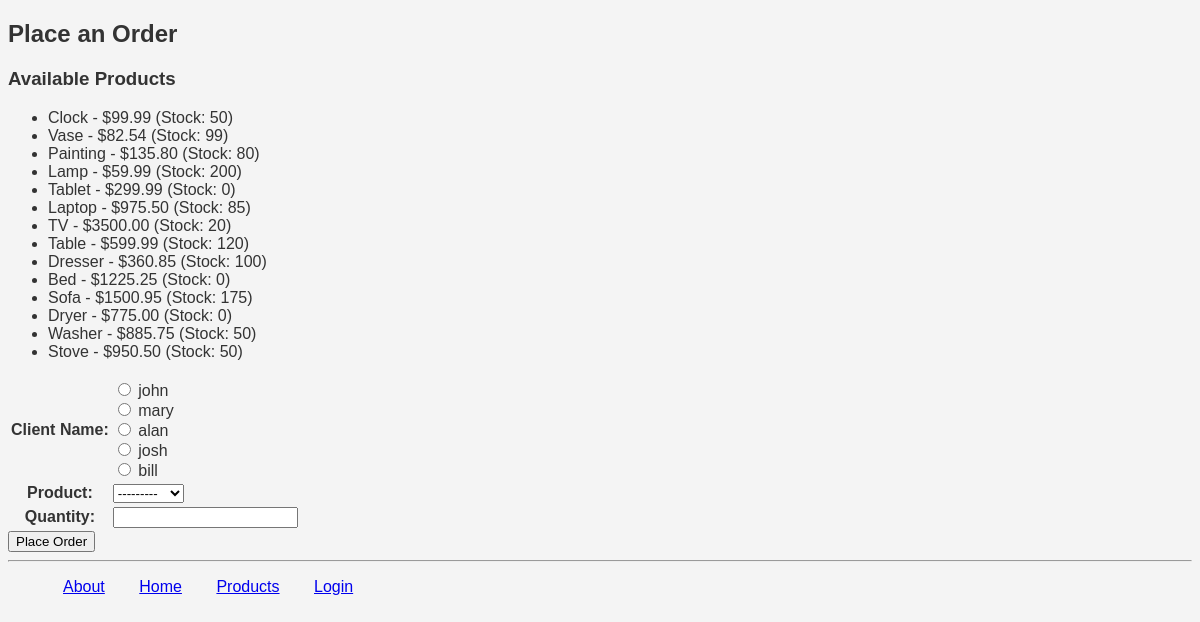
The app's page /myapp/place_order/ with its own data.
### myapp/models.py (models this page shows, shortened)
class Product(models.Model):
    category = models.ForeignKey(Category, related_name='products', on_delete=models.CASCADE)
    name = models.CharField(max_length=200)
    price = models.DecimalField(max_digits=10, decimal_places=2)
    stock = models.PositiveIntegerField(default=100)
    available = models.BooleanField(default=True)
    description = models.TextField(null=True, blank=True)
    interested = models.PositiveIntegerField(default=0)
    def __str__(self):
        return self.name

### myapp/views.py (the view)
# urls.py: path('place_order/', views.place_order, name='place_order'),  # URL for order placement
def place_order(request):
    msg = ''  # Initialize message
    prodlist = Product.objects.all()  # Get all products
    if request.method == 'POST':  # Form was submitted
        form = OrderForm(request.POST)
        if form.is_valid():  # Check if valid
            order = form.save(commit=False)  # Create order but don't save yet
            if order.num_units <= order.product.stock:  # Check stock
                order.order_date = timezone.now().date()
                order.save()
                product = order.product
                product.stock -= order.num_units
                product.save()
                msg = 'Your order has been placed successfully.'
            else:
                msg = 'We do not have sufficient stock to fill your order.'
            return render(request, 'myapp/order_response.html', {'msg': msg})
    else:  # GET request - show empty form
        form = OrderForm()
    return render(request, 'myapp/placeorder.html', {
        'form': form,
        'msg': msg,
        'prodlist': prodlist
    })

### myapp/forms.py
class OrderForm(forms.ModelForm):
    class Meta:
        model = Order  # Based on Order model
        fields = ['client', 'product', 'num_units']  # Fields to include
        labels = {
            'num_units': 'Quantity',  # Custom label
            'client': 'Client Name'  # Custom label
        }
        widgets = {
            'client': forms.RadioSelect()  # Display clients as radio buttons
        }

### myapp/models.py (called while the page is built)
    def __str__(self):
        return self.username

### myapp/templates/myapp/placeorder.html (shortened to what this page needs)
{% extends 'myapp/base.html' %}
{% block body_block %}
    <h2>Place an Order</h2>
    <h3>Available Products</h3>
    {% if prodlist %}
        <ul>
            {% for product in prodlist %}
                <li>{{ product.name }} - ${{ product.price }} (Stock: {{ product.stock }})</li>
            {% endfor %}
        </ul>
    {% endif %}
    <form method="post">
        <table>
            {{ form.as_table }}
        </table>
        <input type="submit" value="Place Order">
    </form>
{% endblock %}

### myapp/static/myapp/style.css (style rules this page uses)
body { background-color: #f4f4f4; color: #333; font-size: 16px; font-family: Arial, sans-serif; }

### records on screen
Product: name "Clock", price "99.99", stock "50"
Product: name "Vase", price "82.54", stock "99"
Product: name "Painting", price "135.80", stock "80"
Product: name "Lamp", price "59.99", stock "200"
Product: name "Tablet", price "299.99", stock "0"
Product: name "Laptop", price "975.50", stock "85"
Product: name "TV", price "3500.00", stock "20"
Product: name "Table", price "599.99", stock "120"
Product: name "Dresser", price "360.85", stock "100"
Product: name "Bed", price "1225.25", stock "0"
Product: name "Sofa", price "1500.95", stock "175"
Product: name "Dryer", price "775.00", stock "0"
Product: name "Washer", price "885.75", stock "50"
Product: name "Stove", price "950.50", stock "50"
